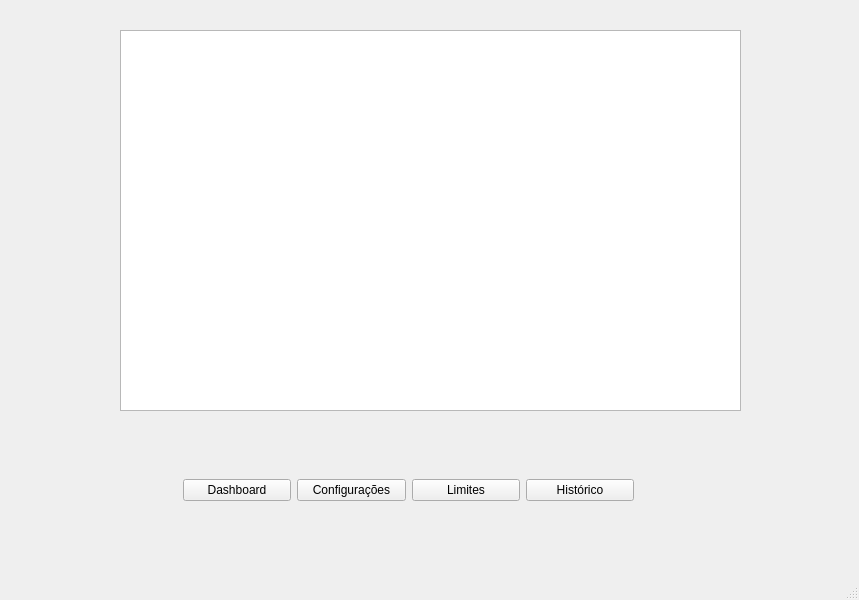
<?xml version="1.0" encoding="UTF-8"?>
<ui version="4.0">
 <class>MainWindow</class>
 <widget class="QMainWindow" name="MainWindow">
  <property name="geometry">
   <rect>
    <x>0</x>
    <y>0</y>
    <width>859</width>
    <height>600</height>
   </rect>
  </property>
  <property name="windowTitle">
   <string>MainWindow</string>
  </property>
  <widget class="QWidget" name="centralwidget">
   <widget class="QWidget" name="horizontalLayoutWidget">
    <property name="geometry">
     <rect>
      <x>183</x>
      <y>450</y>
      <width>451</width>
      <height>80</height>
     </rect>
    </property>
    <layout class="QHBoxLayout" name="horizontalLayout">
     <item>
      <widget class="QPushButton" name="pushButton_3">
       <property name="text">
        <string>Dashboard</string>
       </property>
      </widget>
     </item>
     <item>
      <widget class="QPushButton" name="pushButton_2">
       <property name="text">
        <string>Configurações</string>
       </property>
      </widget>
     </item>
     <item>
      <widget class="QPushButton" name="pushButton_4">
       <property name="text">
        <string>Limites</string>
       </property>
      </widget>
     </item>
     <item>
      <widget class="QPushButton" name="pushButton">
       <property name="text">
        <string>Histórico</string>
       </property>
      </widget>
     </item>
    </layout>
   </widget>
   <widget class="QTableWidget" name="tableEventos">
    <property name="geometry">
     <rect>
      <x>120</x>
      <y>30</y>
      <width>621</width>
      <height>381</height>
     </rect>
    </property>
   </widget>
  </widget>
  <widget class="QMenuBar" name="menubar">
   <property name="geometry">
    <rect>
     <x>0</x>
     <y>0</y>
     <width>859</width>
     <height>22</height>
    </rect>
   </property>
  </widget>
  <widget class="QStatusBar" name="statusbar"/>
 </widget>
 <resources/>
 <connections/>
</ui>
